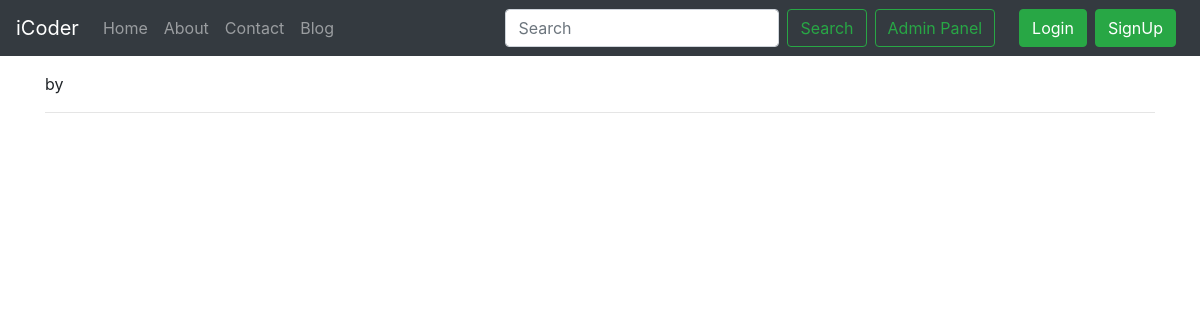
Before: /blog/bitcoin-coin with the older database file.
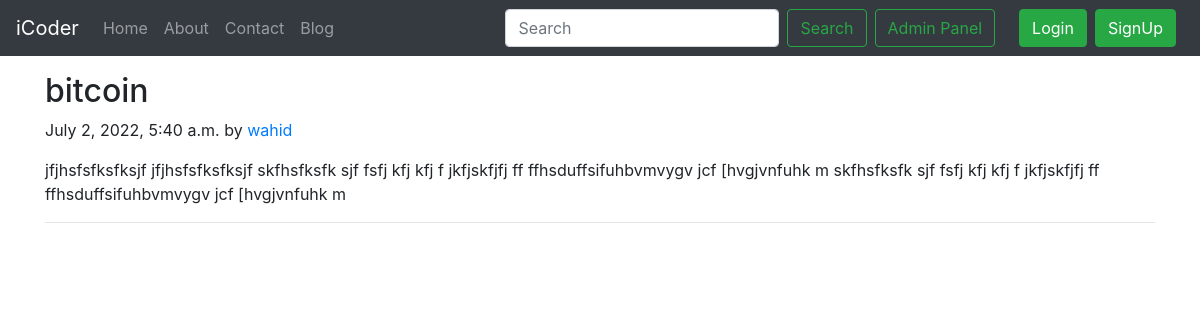
After: the same page with the newer database file.
### blog/models.py (models this page shows, shortened)
class Post(models.Model):
    sno = models.AutoField(primary_key=True)
    title = models.CharField(max_length=255)
    author = models.CharField(max_length=14)
    slug = models.CharField(max_length=130)
    timeStamp = models.DateTimeField(blank=True)
    content = models.TextField()

### blog/views.py (the view)
# urls.py: path('<str:slug>', views.blogPost, name="blogPost"),
def blogPost(request, slug):
    post = Post.objects.filter(slug=slug).first()
    context = {"post": post}
    return render(request, 'blog/blogPost.html', context)

### templates/blog/blogPost.html (shortened to what this page needs)
{% extends 'base.html' %}
{% block body %}
<div class="container my-3">
    <div class="blog-post">
        <h2 class="blog-post-title">{{post.title}}</h2>
        <p class="blog-post-meta">{{post.timeStamp}} by <a href="/about">{{post.author}}</a></p>
        <p>{{post.content}}</p>
        <hr>
    </div>
</div>
{% endblock %}

Changed rows visible on the page:
added Post: title "bitcoin", timeStamp "July 2, 2022, 5:40 a.m.", author "wahid", content "jfjhsfsfksfksjf jfjhsfsfksfksjf skfhsfksfk sjf fsfj kfj kfj f jkfjskfjfj ff ffhsduffsifuhbvmvygv jcf [hvgjvnfuhk m skfhsfksfk sjf fsfj kfj kfj f jkfjskfjfj ff ffhsduffsifuhbvmvygv jcf [hvgjvnfuhk m"
